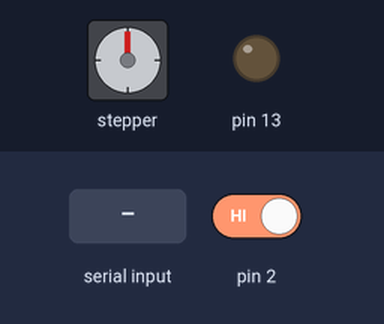
Bench run of a sketch on a simulated Arduino Uno, built with avr-gcc and run on an emulated ATmega328P. On the bench: stepper motor, output pins drawn as LEDs (lit = HIGH). The inputs (shaded band) are chosen by the test bench; at power-on: pin 2 HIGH. Stepper angles assume 4096 steps per turn.

Above: at 1.2 s.
1.3 s: pin 2 driven LOW
At 1.47 s:
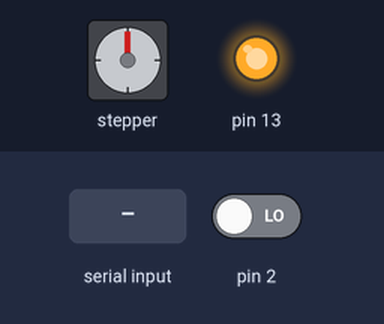
4.3 s: "1" received over Serial
At 5.07 s:
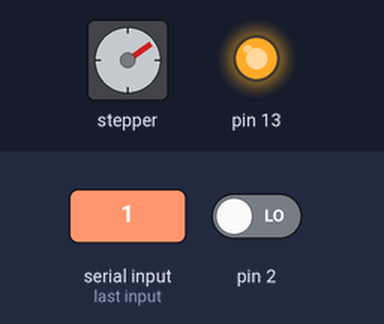
7.3 s: pin 2 driven HIGH
At 8.1 s:
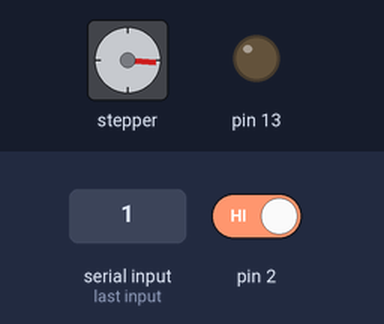
Timing chart, 0 to 10.3 s (numbered marks = the images above; inputs shaded):
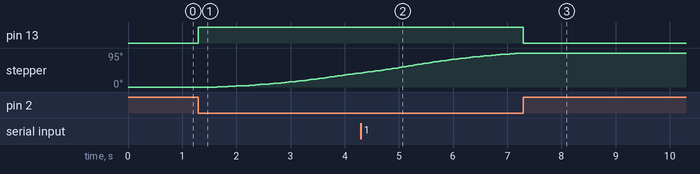

The sketch:

stepperButton.ino
```cpp
#include <AccelStepper.h>
#define HALFSTEP 8
int i = 0;
int d=2;

// Motor pin definitions
#define motorPin1  8     // IN1 on the ULN2003 driver 1
#define motorPin2  9     // IN2 on the ULN2003 driver 1
#define motorPin3  10     // IN3 on the ULN2003 driver 1
#define motorPin4  11    // IN4 on the ULN2003 driver 1

// Initialize with pin sequence IN1-IN3-IN2-IN4 for using the AccelStepper with 28BYJ-48
AccelStepper stepper1(HALFSTEP, motorPin1, motorPin3, motorPin2, motorPin4);

void setup() {
  pinMode(2,INPUT);
  pinMode(13,OUTPUT);
  Serial.begin(9600);
  stepper1.setMaxSpeed(1000.0);
  stepper1.setAcceleration(100.0);
  stepper1.setSpeed(200);
  stepper1.moveTo((4070)/6);

}

void loop() {

  d=digitalRead(2);

  if (d==0){
    digitalWrite(13,HIGH);
    stepper1.run();
  }
 else digitalWrite(13,LOW);


  if (Serial.available()){


    int valor = Serial.read();
    if (valor == 49){

    stepper1.move((4070)/6);


    }
  }
}
```

Measured:
- after the input at 1.3 s, pin 13: LOW → HIGH at once; stepper: keeps turning clockwise at about 15°/s, starting after 0.35 s
- after the input at 7.3 s, pin 13: HIGH → LOW at once; stepper: stops changing and stays 95°
